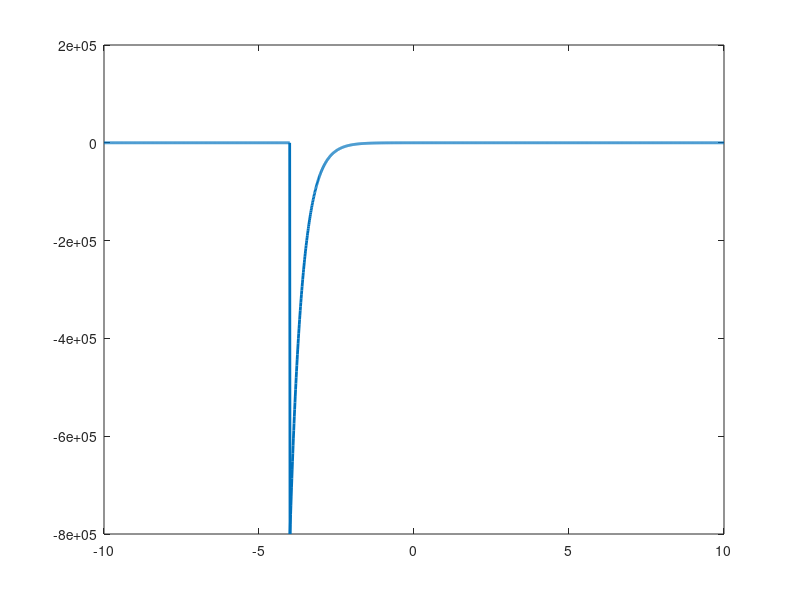

This figure's MATLAB source:
Fs = 100;
   dt = 1/Fs;
   StartTime = -10;
   StopTime = 10;
   t = StartTime:dt:StopTime;
   x = 0.2.^t.* ( t.*(t>=5)+t.*(t>=-6).*(t==5)+20* (0.5).^t.*t.*(t>=-4)    );
   plot(t,x,'linewidth',2);
   